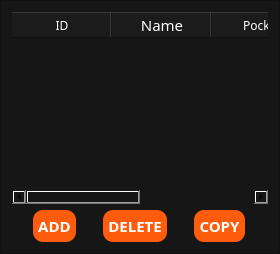
                     <widget class="QFrame" name="frm_tool_list">
                      <property name="styleSheet">
                       <string notr="true">background: #161616;
border-color: #333333;</string>
                      </property>
                      <property name="frameShape">
                       <enum>QFrame::StyledPanel</enum>
                      </property>
                      <property name="frameShadow">
                       <enum>QFrame::Raised</enum>
                      </property>
                      <layout class="QGridLayout" name="gridLayout_5">
                       <item row="0" column="0">
                        <layout class="QVBoxLayout" name="verticalLayout_16">
                         <item>
                          <widget class="QTableWidget" name="table_tools">
                           <property name="font">
                            <font>
                             <family>JetBrains Mono</family>
                             <pointsize>10</pointsize>
                            </font>
                           </property>
                           <property name="styleSheet">
                            <string notr="true">background: #161616;
color: #fff;
border: none; 
border-radius: 10px; 
</string>
                           </property>
                           <attribute name="horizontalHeaderVisible">
                            <bool>true</bool>
                           </attribute>
                           <attribute name="horizontalHeaderCascadingSectionResizes">
                            <bool>false</bool>
                           </attribute>
                           <attribute name="horizontalHeaderMinimumSectionSize">
                            <number>30</number>
                           </attribute>
                           <attribute name="horizontalHeaderDefaultSectionSize">
                            <number>100</number>
                           </attribute>
                           <attribute name="horizontalHeaderHighlightSections">
                            <bool>true</bool>
                           </attribute>
                           <attribute name="horizontalHeaderShowSortIndicator" stdset="0">
                            <bool>false</bool>
                           </attribute>
                           <attribute name="horizontalHeaderStretchLastSection">
                            <bool>true</bool>
                           </attribute>
                           <attribute name="verticalHeaderCascadingSectionResizes">
                            <bool>false</bool>
                           </attribute>
                           <attribute name="verticalHeaderShowSortIndicator" stdset="0">
                            <bool>false</bool>
                           </attribute>
                           <column>
                            <property name="text">
                             <string>ID</string>
                            </property>
                            <property name="font">
                             <font>
                              <family>JetBrains Mono</family>
                             </font>
                            </property>
                           </column>
                           <column>
                            <property name="text">
                             <string>Name</string>
                            </property>
                            <property name="font">
                             <font>
                              <family>JetBrains Mono</family>
                              <pointsize>11</pointsize>
                             </font>
                            </property>
                           </column>
                           <column>
                            <property name="text">
                             <string>Pocket</string>
                            </property>
                            <property name="font">
                             <font>
                              <family>JetBrains Mono</family>
                             </font>
                            </property>
                           </column>
                           <column>
                            <property name="text">
                             <string>Status</string>
                            </property>
                            <property name="font">
                             <font>
                              <family>JetBrains Mono</family>
                             </font>
                            </property>
                           </column>
                          </widget>
                         </item>
                         <item>
                          <layout class="QHBoxLayout" name="horizontalLayout_31">
                           <item>
                            <widget class="QPushButton" name="btn_add_tool">
                             <property name="sizePolicy">
                              <sizepolicy hsizetype="Fixed" vsizetype="Fixed">
                               <horstretch>0</horstretch>
                               <verstretch>0</verstretch>
                              </sizepolicy>
                             </property>
                             <property name="font">
                              <font>
                               <family>JetBrains Mono</family>
                               <pointsize>11</pointsize>
                               <weight>75</weight>
                               <bold>true</bold>
                              </font>
                             </property>
                             <property name="mouseTracking">
                              <bool>true</bool>
                             </property>
                             <property name="layoutDirection">
                              <enum>Qt::LeftToRight</enum>
                             </property>
                             <property name="styleSheet">
                              <string notr="true">QPushButton {
	background-color: #FE5C0D;
	color: #FFFFFF;
	padding: 5px;
	border-radius: 10px;
	border: none;
}
QPushButton:hover{
	background-color: rgb(254, 81, 13);
    border: 2px solid rgb(254, 174, 13);
}</string>
                             </property>
                             <property name="text">
                              <string>ADD</string>
                             </property>
                            </widget>
                           </item>
                           <item>
                            <widget class="QPushButton" name="btn_delete_tool">
                             <property name="sizePolicy">
                              <sizepolicy hsizetype="Fixed" vsizetype="Fixed">
                               <horstretch>0</horstretch>
                               <verstretch>0</verstretch>
                              </sizepolicy>
                             </property>
                             <property name="font">
                              <font>
                               <family>JetBrains Mono</family>
                               <pointsize>11</pointsize>
                               <weight>75</weight>
                               <bold>true</bold>
                              </font>
                             </property>
                             <property name="mouseTracking">
                              <bool>true</bool>
                             </property>
                             <property name="layoutDirection">
                              <enum>Qt::LeftToRight</enum>
                             </property>
                             <property name="styleSheet">
                              <string notr="true">QPushButton {
	background-color: #FE5C0D;
	color: #FFFFFF;
	padding: 5px;
	border-radius: 10px;
	border: none;
}
QPushButton:hover{
	background-color: rgb(254, 81, 13);
    border: 2px solid rgb(254, 174, 13);
}</string>
                             </property>
                             <property name="text">
                              <string>DELETE</string>
                             </property>
                            </widget>
                           </item>
                           <item>
                            <widget class="QPushButton" name="btn_copy_tool">
                             <property name="sizePolicy">
                              <sizepolicy hsizetype="Fixed" vsizetype="Fixed">
                               <horstretch>0</horstretch>
                               <verstretch>0</verstretch>
                              </sizepolicy>
                             </property>
                             <property name="font">
                              <font>
                               <family>JetBrains Mono</family>
                               <pointsize>11</pointsize>
                               <weight>75</weight>
                               <bold>true</bold>
                              </font>
                             </property>
                             <property name="mouseTracking">
                              <bool>true</bool>
                             </property>
                             <property name="layoutDirection">
                              <enum>Qt::LeftToRight</enum>
                             </property>
                             <property name="styleSheet">
                              <string notr="true">QPushButton {
	background-color: #FE5C0D;
	color: #FFFFFF;
	padding: 5px;
	border-radius: 10px;
	border: none;
}
QPushButton:hover{
	background-color: rgb(254, 81, 13);
    border: 2px solid rgb(254, 174, 13);
}</string>
                             </property>
                             <property name="text">
                              <string>COPY</string>
                             </property>
                            </widget>
                           </item>
                          </layout>
                         </item>
                        </layout>
                       </item>
                      </layout>
                     </widget>
